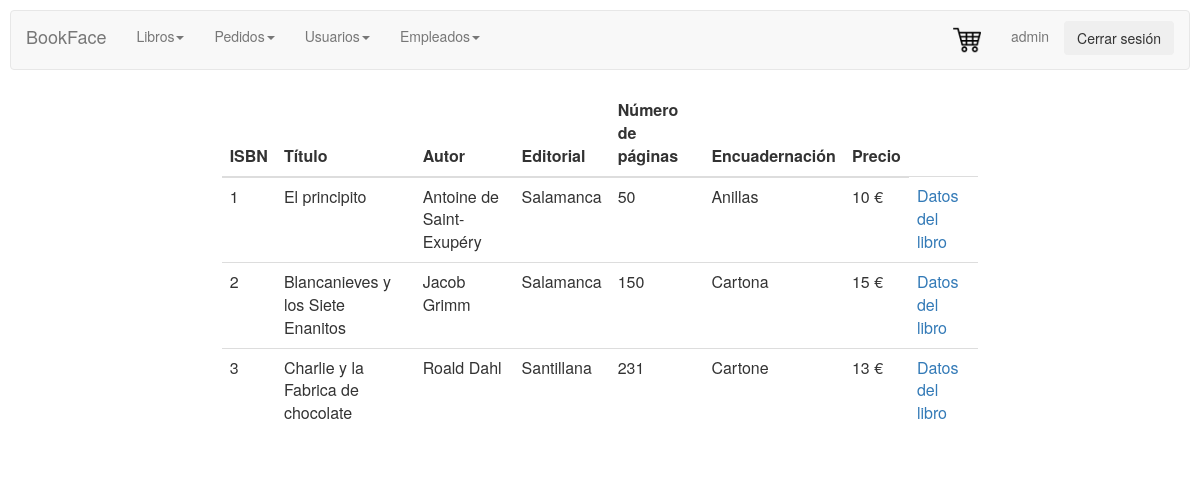
Page /librosadmin/mostrarlibros.php (signed in) on the committed database.
### tables this page shows
CREATE TABLE `libros` (
  `isbn` int(13) NOT NULL AUTO_INCREMENT,
  `titulo` varchar(45) NOT NULL,
  `autor` varchar(45) NOT NULL,
  `editorial` varchar(45) NOT NULL,
  `numpag` int(11) DEFAULT NULL,
  `encuadernacion` varchar(45) DEFAULT NULL,
  `precio` int(11) NOT NULL,
  PRIMARY KEY (`isbn`)
);

### librosadmin/mostrarlibros.php (the view, shortened to what this page needs)
<html>
<head>
    <link rel="stylesheet" href="../CSS/styles.css">
    <link rel="stylesheet" href="../CSS/menuadmin.css">
</head>
<body>
<?php session_start();
if (isset($_SESSION["user"]) && $_SESSION["user"]=="admin") {
?>
<div class="row">
        <div>
        <?php include_once "../controladmin/menuadmin.php"?>
        </div>
    </div>
    <div class="row">
    <div class="col-md-2"></div>
    <div class="col-md-8">
<?php
$connection = new mysqli("localhost", "root", "123456", "proyecto");
$connection->set_charset("utf8");
if ($result = $connection->query("select * from libros;")) {
    echo " <table class='table custab' style='background-color: white; border-radius:10px;'>";
    ?>
    <thead>
      <tr>
        <th>ISBN</th>
        <th>Título</th>
        <th>Autor</th>
        <th>Editorial</th>
        <th>Número de páginas</th>
        <th>Encuadernación</th>
        <th>Precio</th>
       </tr>
    </thead>
<?php
    while($obj = $result->fetch_object()) {
        echo "<tr>";
        echo "<td>".$obj->isbn."</td>";
        echo "<td>".$obj->titulo."</td>";
        echo "<td>".$obj->autor."</td>";
        echo "<td>".$obj->editorial."</td>";
        echo "<td>".$obj->numpag."</td>";
        echo "<td>".$obj->encuadernacion."</td>";
        echo "<td>".$obj->precio." €</td>";
        echo "<td><a href='libro.php?cod=$obj->isbn'>Datos del libro</a></td>";
        echo "</tr>";
    }
}
} else {
    session_destroy();
    header("Location: ../login.php");
  }
?>
</div>
    <div class="col-md-2"></div>
    </div>
</body>
</html>

### CSS/styles.css (style rules this page uses)
body { background-image:url("http://culto.latercera.com/wp-content/uploads/2017/04/Libros-1-900x600.jpg"); background-position:center; background-size: 100%; background-repeat: no-repeat; padding:10px; }

### CSS/menuadmin.css (style rules this page uses)
body,html { height: 100%; }
.row { padding: 0px 15px; }

### rows in the picture
libros: isbn "1", titulo "El principito", autor "Antoine de Saint-Exupéry", editorial "Salamanca", numpag "50", encuadernacion "Anillas", precio "10"
libros: isbn "2", titulo "Blancanieves y los Siete Enanitos", autor "Jacob Grimm", editorial "Salamanca", numpag "150", encuadernacion "Cartona", precio "15"
libros: isbn "3", titulo "Charlie y la Fabrica de chocolate", autor "Roald Dahl", editorial "Santillana", numpag "231", encuadernacion "Cartone", precio "13"

### other values in the picture
$_SESSION["user"] "admin"
